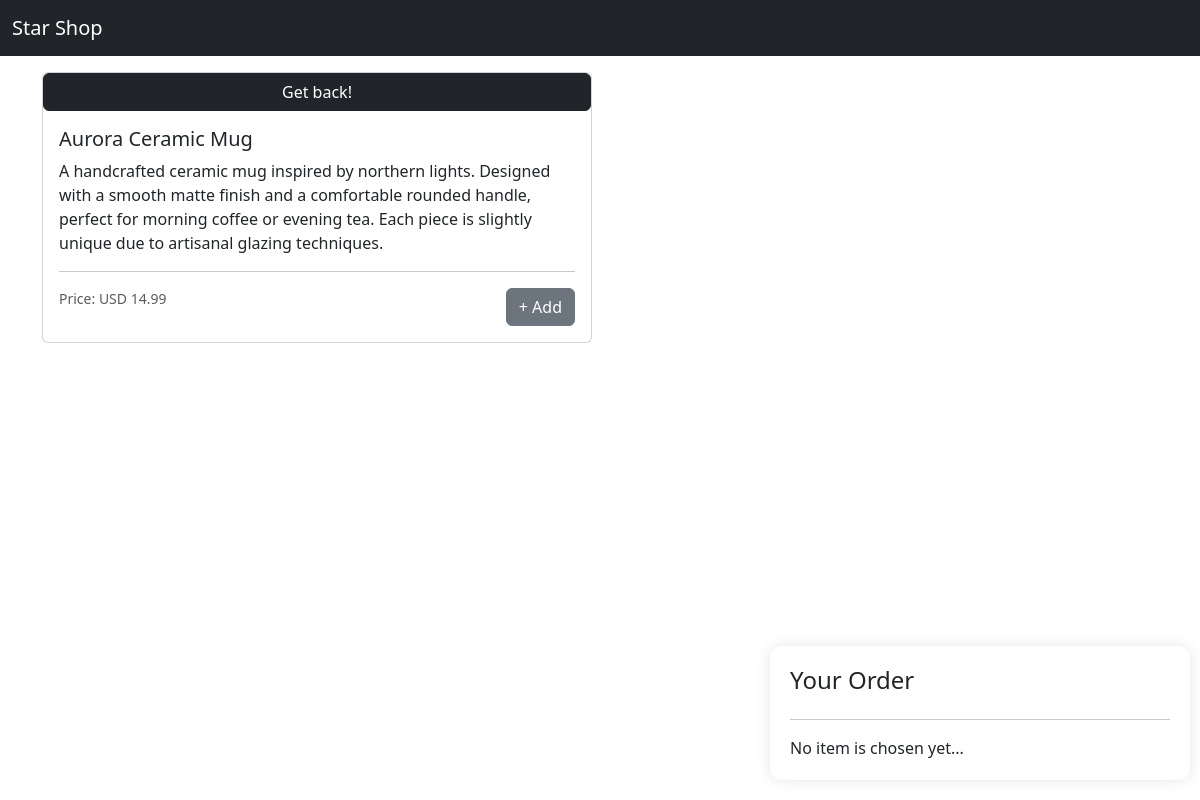
Page /item/1 on the committed database.
### items/models.py (models this page shows, shortened)
class Item(models.Model):
    name = models.CharField(max_length=100)
    description = models.TextField()
    price = models.DecimalField(max_digits=10, decimal_places=2)
    currency = models.CharField(max_length=3, choices=CurrencyEnum.choices, default=CurrencyEnum.USD)

### items/views.py (the view)
# urls.py: path("item/<int:item_id>", views.ItemDetailView.as_view(), name="item"),
class ItemDetailView(View):
    def get(self, request, item_id):
        item = Item.objects.filter(id=item_id).first()
        return render(
            request,
            'items/item.html',
            {'item': item, 'stripe_public_key': settings.STRIPE_PUBLIC_KEY}
        )

### items/templates/items/item.html (shortened to what this page needs)
{% extends "items/base.html" %}
{% block content %}
{% if item %}
<div class="card mb-3 mt-3" style="max-width: 550px;">
    <button type="button" class="btn btn-dark">
        <a href="{% url 'item_list' %}" class="back w-100 d-block">Get back!</a>
    </button>
    <div class="row g-0">
        <div class="card-body">
            <h5 class="card-title">{{ item.name }}</h5>
            <p class="card-text">{{ item.description }}</p>
            <hr>
            <div class="d-flex justify-content-between">
                <small class="text-body-secondary">Price: {{ item.currency }}<span id="price"> {{ item.price }}</span></small>
                <button class="btn btn-secondary add-button">+ Add</button>
            </div>
        </div>
    </div>
</div>
{% else %}
<h2 class="mt-3">Item not found...</h2>
{% endif %}
{% endblock content %}

### items/static/items/css/style.css (style rules this page uses)
#buy-button, .back { color: white !important; text-decoration: none; }

### rows in the picture
Item: name "Aurora Ceramic Mug", description "A handcrafted ceramic mug inspired by northern lights. Designed with a smooth matte finish and a comfortable rounded handle, perfect for morning coffee or evening tea. Each piece is slightly unique due to artisanal glazing techniques.", currency "USD", price "14.99"
